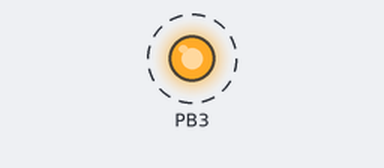
The program below on a simulated ATtiny13, built with avr-gcc and emulated at 9.6 MHz. Parts: output pins drawn as LEDs (lit = HIGH). Dashed ring = blinking.

Above: at 0.2 s.
Timing chart, 0 to 3.0 s (numbered marks = the images above):
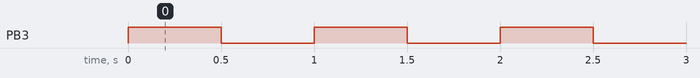

The program:

main.c
```c
// (licence header left out)
#define F_CPU 9600000UL // Default 9.6Mhz to ATtiny13
#include <avr/io.h>
#include <avr/cpufunc.h>
#include <util/delay.h>

int main(void) {
	PORTB = 0; // All Low
	DDRB |= _BV(DDB3); // Bit Value Set (Same as Logical Shift Left) PB3 as Output
	_NOP(); // Wait for Synchronization

	while(1) {
		PORTB ^= _BV(PB3); // Toggle PB3
		_delay_ms(500);
	}
	return 0;
}
```

Measured:
- by itself, PB3: alternates HIGH for 0.50 s and LOW for 0.50 s
